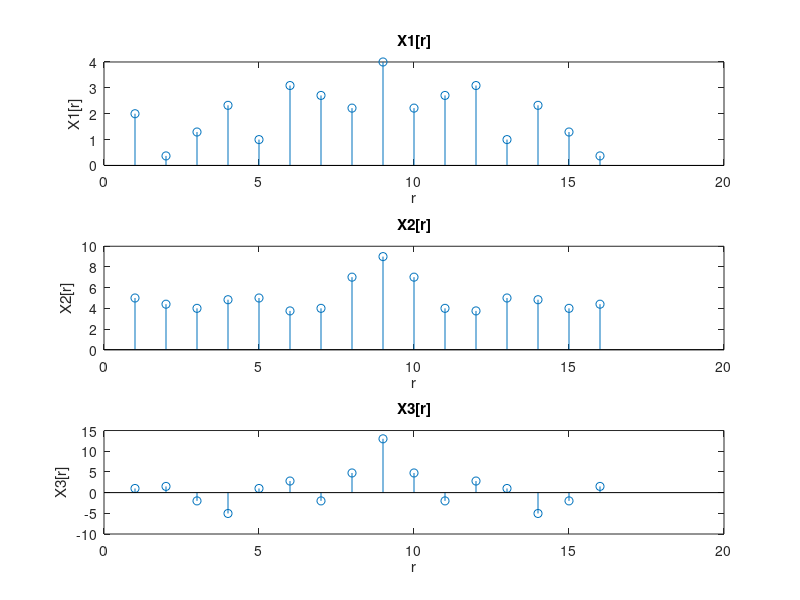

The MATLAB source for this figure: (Note: this script raises an error after producing the figure.)
%% Q1
% x(k) = {2,1,1,0,1)

N=5; k = 0:N-1;
xk= [2 1 1 0 1];

% a)
% X(r)
Xr = fftshift(fft(xk));
w = -pi:2*pi/N:pi-2*pi/N;
subplot(2,1,1),stem(w, Xr);
xlabel('r');
ylabel('X[r]');
title('X[r]');
% X*[M-r] conjucate of complex x+yj -> x-yj and vise versa
cXr = conj(Xr);
subplot(2,1,2),stem(w, cXr);
xlabel('r');
ylabel('X*[M-r]');
title('X*[M-r]');
%they are the same

% Shifted for better observation purpose
Xr = fftshift(fft(xk));
w = -pi:2*pi/N:pi-2*pi/N;
subplot(2,1,1),stem(w, Xr);
xlabel('r');
ylabel('X[r]');
title('X[r]');
% X*[M-r] conjucate of complex x+yj -> x-yj and vise versa
cXr = conj(Xr);
subplot(2,1,2),stem(w, cXr);
xlabel('r');
ylabel('X*[M-r]');
title('X*[M-r]');
%they are the same

%%  b)
subplot(2,1,1),stem(w, abs(Xr));
xlabel('r');
ylabel('|X[r]|');
title('|X[r]|');
%stem(w, abs(fftshift(xk)))
subplot(2,1,2),stem(w, abs(cXr));
xlabel('r');
ylabel('|X[M-r]|');
title('|X[M-r]|');
%they are the same

%% c)
subplot(2,1,1),stem(w, angle(Xr));
xlabel('r');
ylabel('<X[r]');
title('<X[r]');
subplot(2,1,2),stem(w, -angle(cXr));
xlabel('r');
ylabel('-<X[M-r]');
title('-<X[M-r]');
%they are the same

%% Q2

N1=7; k1=0:N1-1;
x1k = [2 1 0 0 0 0 1];
X1r = fft(x1k);
X1r = fftshift(X1r);
w1 = -pi:2*pi/N1:pi-2*pi/N1;
subplot(3,1,1),stem(w1, X1r);
xlabel('r');
ylabel('X1[r]');
title('X1[r]');

N2=5; k2=0:N2-1;
x2k = [5 1 1 1 1];
X2r = fft(x2k);
X2r = fftshift(X2r);
w2 = -pi:2*pi/N2:pi-2*pi/N2;
subplot(3,1,2),stem(w2, X2r);
xlabel('r');
ylabel('X2[r]');
title('X2[r]');

N3=6; k3=0:N3-1;
x3k = [1 3 3 0 3 3];
X3r = fft(x3k);
X3r = fftshift(X3r);
w3 = -pi:2*pi/N3:pi-2*pi/N3;
subplot(3,1,3),stem(w3, X3r);
xlabel('r');
ylabel('X3[r]');
title('X3[r]');


%% testing
N3=6; k3=0:N3-1;
x3k = [1 3 3 0 3 3];
subplot(2,1,1),stem(x3k);
X3r = fft(x3k, 16);
X3r = fftshift(X3r);
nlen= length(X3r);
w3 = -pi:2*pi/N3:pi-2*pi/N3;
subplot(2,1,2),stem(X3r);

N = 10; k = 0:N-1; % set length of DT sequence to N = 10
x = 0.6.*k; % compute the DT sequence
X = fft(x); % determine the 201-point DFT
X = fftshift(X); % shift the DFT coefficients
w = -pi:2*pi/N:pi-2*pi/N; % compute DTFT frequencies
stem(w, X);
%%
%ii

N1=7; k1=0:N1-1;
x1k = [2 1 0 0 0 0 1];
X1r = fft(x1k, 16);
X1r = fftshift(X1r);
w1 = -pi:2*pi/N1:pi-2*pi/N1;
subplot(3,1,1),stem(X1r);
xlabel('r');
ylabel('X1[r]');
title('X1[r]');

N2=5; k2=0:N2-1;
x2k = [5 1 1 1 1];
X2r = fft(x2k,16);
X2r = fftshift(X2r);
w2 = -pi:2*pi/N2:pi-2*pi/N2;
subplot(3,1,2),stem(X2r);
xlabel('r');
ylabel('X2[r]');
title('X2[r]');

N3=6; k3=0:N3-1;
x3k = [1 3 3 0 3 3];
X3r = fft(x3k,16);
X3r = fftshift(X3r);
w3 = -pi:2*pi/N3:pi-2*pi/N3;
subplot(3,1,3),stem(X3r);
xlabel('r');
ylabel('X3[r]');
title('X3[r]');


%% Q3
%% 1)
[cy1,fs1]=audioread('CScale.wav');
[cy2,fs2]=audioread('CScaleZ.wav');
subplot(2,1,1),plot(abs(fftshift(fft(cy1))));
xlabel('t');
ylabel('fft');
title('DFT of Cscale');
subplot(2,1,2),plot(abs(fftshift(fft(cy2))));
xlabel('t');
ylabel('fft');
title('DFT of CscaleZ');

% no,they look the same

[cy,fs]=audioread('Cmajor1.wav');
plot(abs(fftshift(fft(cy))));
y = fft(cy1);
nlen=length(y);
f=(0:1/nlen:1-1/nlen)*fs1; 
plot(f,y);

%% 2
%for Cscale
plot(abs(fftshift(fft(cy1))));
xlabel('t');
ylabel('fft');
title('DFT of Cscale');


%%3
x1 = cy1(1:4000);
x2 = cy1(4001:8000);
x3 = cy1(8001:12000);
x4 = cy1(12001:16000);
x5 = cy1(16001:20000);
x6 = cy1(20001:24000);
x7 = cy1(24001:28000);
x8 = cy1(28001:32000);
subplot(4,2,1),plot(abs(fft(x1)))
title('x1');
subplot(4,2,2),plot(abs(fft(x2)))
title('x2');
subplot(4,2,3),plot(abs(fft(x3)))
title('x3');
subplot(4,2,4),plot(abs(fft(x4)))
title('x4');
subplot(4,2,5),plot(abs(fft(x5)))
title('x5');
subplot(4,2,6),plot(abs(fft(x6)))
title('x6');
subplot(4,2,7),plot(abs(fft(x7)))
title('x7');
subplot(4,2,8),plot(abs(fft(x8)))
title('x8');

%%4
names = {'x1fft' 'x2fft' 'x3fft' 'x3fft' 'x3fft' 'x3fft' 'x3fft' 'x3fft'};
for index = 1 : length(names)
    s.(names{index}) = fft(cy1((index-1)*4000+1:index*4000), 4000);  % Assign index to s.fred, s.sam, and s.al
end

%%5
for i=1:8 
     xfft = cy1((i-1)*4000+1:i*4000);
     xfft = fftshift(fft(xfft, 4000));
     spect(:,i) =xfft;
end 

window_length = 4000;

spect_mag=20*log10(abs(spect));
plot(spect_mag)
t=(0:window_length:(length(cy1)-window_length))/fs1;
f=(1:window_length)*fs1/window_length;
imagesc(t, f, spect_mag);
axis xy
colormap(jet)
colorbar

%for CscaleZ %%%%%%%%%%%
%2
plot(abs(fftshift(fft(cy2))));
xlabel('t');
ylabel('fft');
title('DFT of Cscale');


%%3
x1 = cy2(1:4000);
x2 = cy2(4001:8000);
x3 = cy2(8001:12000);
x4 = cy2(12001:16000);
x5 = cy2(16001:20000);
x6 = cy2(20001:24000);
x7 = cy2(24001:28000);
x8 = cy2(28001:32000);
subplot(4,2,1),plot(abs(fft(x1)))
title('x1');
subplot(4,2,2),plot(abs(fft(x2)))
title('x2');
subplot(4,2,3),plot(abs(fft(x3)))
title('x3');
subplot(4,2,4),plot(abs(fft(x4)))
title('x4');
subplot(4,2,5),plot(abs(fft(x5)))
title('x5');
subplot(4,2,6),plot(abs(fft(x6)))
title('x6');
subplot(4,2,7),plot(abs(fft(x7)))
title('x7');
subplot(4,2,8),plot(abs(fft(x8)))
title('x8');

%%4
names = {'x1fft' 'x2fft' 'x3fft' 'x3fft' 'x3fft' 'x3fft' 'x3fft' 'x3fft'};
for index = 1 : length(names)
    s.(names{index}) = fft(cy2((index-1)*4000+1:index*4000), 4000);  % Assign index to s.fred, s.sam, and s.al
end

%%5
for i=1:8 
     xfft = cy2((i-1)*4000+1:i*4000);
     xfft = fftshift(fft(xfft));
     spect(:,i) =xfft;
end 

window_length = 4000;

spect_mag=20*log10(abs(spect));
plot(spect_mag)
t=(0:window_length:(length(cy2)-window_length))/fs2;
f=(1:window_length)*fs2/window_length;
imagesc(t, f, spect_mag);
axis xy
colormap(jet)
colorbar

%% Q4
subplot(2,1,1),spectrogram(cy1, [], fs1, 'yaxis'), title('spectrogram of Cscale.wav');
subplot(2,1,2),spectrogram(cy2, [], fs2, 'yaxis'), title('spectrogram of CscaleZ.wav');